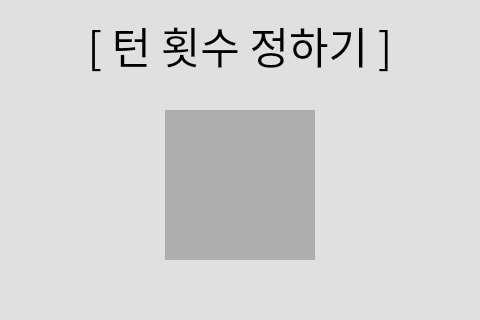
<?xml version="1.0" encoding="UTF-8"?>
<ui version="4.0">
 <class>MainWindow</class>
 <widget class="QMainWindow" name="MainWindow">
  <property name="geometry">
   <rect>
    <x>0</x>
    <y>0</y>
    <width>480</width>
    <height>320</height>
   </rect>
  </property>
  <property name="windowTitle">
   <string>MainWindow</string>
  </property>
  <property name="styleSheet">
   <string notr="true">background-color: rgb(224, 224, 224);</string>
  </property>
  <widget class="QWidget" name="centralwidget">
   <widget class="QPushButton" name="btn_redturn">
    <property name="geometry">
     <rect>
      <x>165</x>
      <y>110</y>
      <width>150</width>
      <height>150</height>
     </rect>
    </property>
    <property name="font">
     <font>
      <family>NanumSquareRound</family>
      <pointsize>48</pointsize>
      <weight>75</weight>
      <bold>true</bold>
     </font>
    </property>
    <property name="focusPolicy">
     <enum>Qt::NoFocus</enum>
    </property>
    <property name="styleSheet">
     <string notr="true">background-color: rgb(174, 174, 174);
border: none;</string>
    </property>
    <property name="text">
     <string/>
    </property>
   </widget>
   <widget class="QLabel" name="lb_redturn">
    <property name="geometry">
     <rect>
      <x>0</x>
      <y>10</y>
      <width>480</width>
      <height>71</height>
     </rect>
    </property>
    <property name="font">
     <font>
      <family>NanumSquareRound</family>
      <pointsize>32</pointsize>
      <weight>50</weight>
      <bold>false</bold>
     </font>
    </property>
    <property name="styleSheet">
     <string notr="true">color:rgb(0, 0, 0)</string>
    </property>
    <property name="text">
     <string>[ 턴 횟수 정하기 ]</string>
    </property>
    <property name="alignment">
     <set>Qt::AlignCenter</set>
    </property>
   </widget>
  </widget>
 </widget>
 <resources/>
 <connections/>
</ui>
